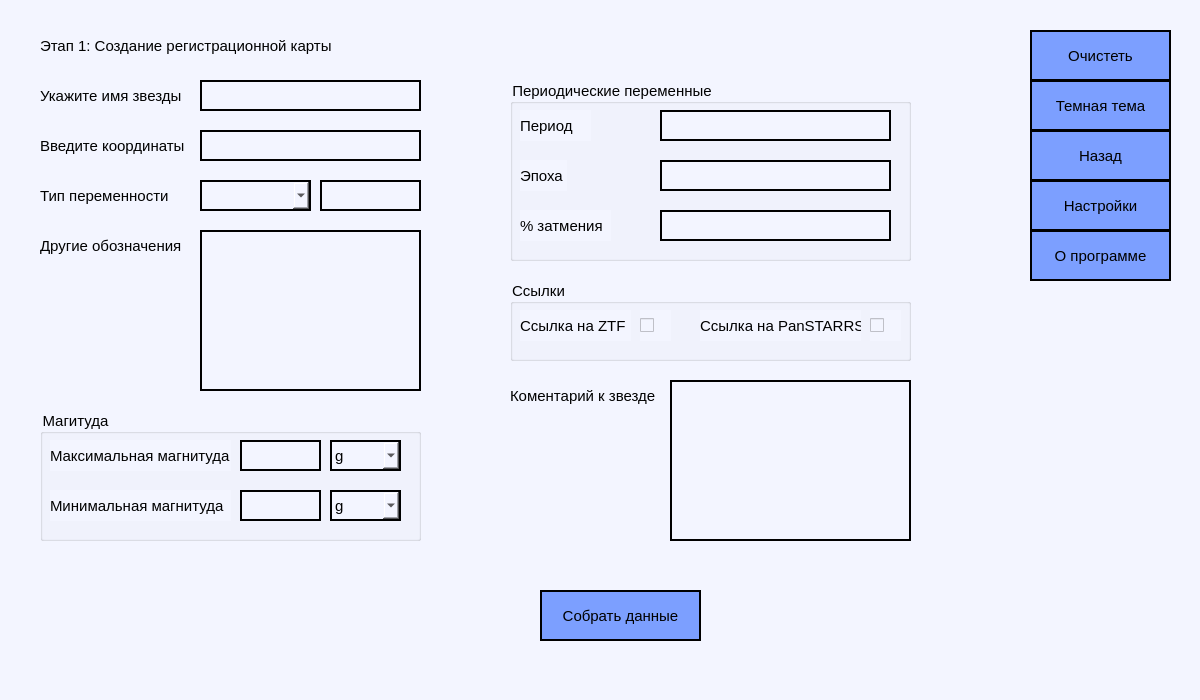
<?xml version="1.0" encoding="UTF-8"?>
<ui version="4.0">
 <class>Form</class>
 <widget class="QWidget" name="Form">
  <property name="geometry">
   <rect>
    <x>0</x>
    <y>0</y>
    <width>1200</width>
    <height>700</height>
   </rect>
  </property>
  <property name="minimumSize">
   <size>
    <width>1200</width>
    <height>700</height>
   </size>
  </property>
  <property name="windowTitle">
   <string>Form</string>
  </property>
  <property name="styleSheet">
   <string notr="true">QWidget {
	background-color: rgb(243, 245, 255);
}

QPushButton {
	border: 2px solid rgb(0, 0, 0);
	background-color: rgb(124, 159, 255);
	color: rgb(0, 0, 0);
}

QLabel {
	color: rgb(0, 0, 0)
}

QLineEdit {
	background-color: rgb(243, 245, 255);
	border: 2px solid rgb(0, 0, 0);
}

QLineEdit:hover {
	background-color: rgb(217, 222, 255);
}

QGroupBox{
	color: rgb(0, 0, 0);
	background-color: rgb(243, 245, 255);
}

QComboBox {
	border: 2px solid rgb(0, 0, 0);
	background-color: rgb(243, 245, 255);
}

QComboBox:hover {
	background-color: rgb(124, 159, 255);
}

QComboBox QAbstractItemView {
	border: 2px solid rgb(0, 0, 0);
	background-color: rgb(243, 245, 255);
	selection-background-color: rgb(217, 222, 255);
	selection-color: rgb(0, 0, 0)
}

QComboBox::drop-down:hover {
    background-color: rgb(190, 137, 255);
}

QPushButton:hover{
	background-color: rgb(190, 137, 255);
	color: rgb(0, 0,0);
}

QPushButton:pressed {
	background-color:rgb(189, 23, 87);
}

QSlider::groove:horizontal {
	border: 0px;
}
 
QSlider::sub-page:horizontal {
	background-color: rgb(11, 20, 197);
	margin-top:8px;
	margin-bottom:8px;
	border-radius: 2px;
}
 
QSlider::add-page:horizontal {
	background:  rgb(131, 0, 81);
	border: 0px solid #777;
	border-radius: 2px;
	margin-top:8px;
	margin-bottom:8px;
}
 
QSlider::handle:horizontal {
	background: rgb(124, 159, 255);
	border: 2px solid rgb(0, 0, 0);
	width: 12px;
	border-radius: 4px;
	margin-top:2px;
	margin-bottom:2px;
}
 
QSlider::handle:horizontal:hover {
	background-color: rgb(190, 137, 255)
}

QPlainTextEdit{
	background-color: rgb(243, 245, 255);
	border: 2px solid rgb(0, 0, 0);
}

QPlainTextEdit:hover{
	background-color: rgb(217, 222, 255);
}</string>
  </property>
  <widget class="QLabel" name="title">
   <property name="geometry">
    <rect>
     <x>40</x>
     <y>30</y>
     <width>311</width>
     <height>31</height>
    </rect>
   </property>
   <property name="font">
    <font>
     <pointsize>11</pointsize>
    </font>
   </property>
   <property name="text">
    <string>Этап 1: Создание регистрационной карты</string>
   </property>
  </widget>
  <widget class="QGroupBox" name="perBox">
   <property name="geometry">
    <rect>
     <x>510</x>
     <y>80</y>
     <width>401</width>
     <height>181</height>
    </rect>
   </property>
   <property name="font">
    <font>
     <pointsize>11</pointsize>
    </font>
   </property>
   <property name="title">
    <string>Периодические переменные</string>
   </property>
   <widget class="QLabel" name="per_line">
    <property name="geometry">
     <rect>
      <x>10</x>
      <y>30</y>
      <width>71</width>
      <height>31</height>
     </rect>
    </property>
    <property name="font">
     <font>
      <pointsize>11</pointsize>
     </font>
    </property>
    <property name="text">
     <string>Период</string>
    </property>
   </widget>
   <widget class="QLabel" name="Epoch_line">
    <property name="geometry">
     <rect>
      <x>10</x>
      <y>80</y>
      <width>47</width>
      <height>31</height>
     </rect>
    </property>
    <property name="font">
     <font>
      <pointsize>11</pointsize>
     </font>
    </property>
    <property name="text">
     <string>Эпоха</string>
    </property>
   </widget>
   <widget class="QLabel" name="eclipse_line">
    <property name="geometry">
     <rect>
      <x>10</x>
      <y>130</y>
      <width>91</width>
      <height>31</height>
     </rect>
    </property>
    <property name="font">
     <font>
      <pointsize>11</pointsize>
     </font>
    </property>
    <property name="text">
     <string>% затмения</string>
    </property>
   </widget>
   <widget class="QLineEdit" name="per_line_in">
    <property name="geometry">
     <rect>
      <x>150</x>
      <y>30</y>
      <width>231</width>
      <height>31</height>
     </rect>
    </property>
    <property name="font">
     <font>
      <pointsize>11</pointsize>
     </font>
    </property>
   </widget>
   <widget class="QLineEdit" name="Epoch_line_in">
    <property name="geometry">
     <rect>
      <x>150</x>
      <y>80</y>
      <width>231</width>
      <height>31</height>
     </rect>
    </property>
    <property name="font">
     <font>
      <pointsize>11</pointsize>
     </font>
    </property>
   </widget>
   <widget class="QLineEdit" name="eclipse_line_in">
    <property name="geometry">
     <rect>
      <x>150</x>
      <y>130</y>
      <width>231</width>
      <height>31</height>
     </rect>
    </property>
    <property name="font">
     <font>
      <pointsize>11</pointsize>
     </font>
    </property>
   </widget>
  </widget>
  <widget class="QGroupBox" name="magBox">
   <property name="geometry">
    <rect>
     <x>40</x>
     <y>410</y>
     <width>381</width>
     <height>131</height>
    </rect>
   </property>
   <property name="font">
    <font>
     <pointsize>11</pointsize>
    </font>
   </property>
   <property name="title">
    <string>Магитуда</string>
   </property>
   <widget class="QLabel" name="min_mag">
    <property name="geometry">
     <rect>
      <x>10</x>
      <y>80</y>
      <width>181</width>
      <height>31</height>
     </rect>
    </property>
    <property name="font">
     <font>
      <pointsize>11</pointsize>
     </font>
    </property>
    <property name="text">
     <string>Минимальная магнитуда</string>
    </property>
   </widget>
   <widget class="QLabel" name="max_mag">
    <property name="geometry">
     <rect>
      <x>10</x>
      <y>30</y>
      <width>181</width>
      <height>31</height>
     </rect>
    </property>
    <property name="font">
     <font>
      <pointsize>11</pointsize>
     </font>
    </property>
    <property name="text">
     <string>Максимальная магнитуда</string>
    </property>
   </widget>
   <widget class="QLineEdit" name="min_mag_in">
    <property name="geometry">
     <rect>
      <x>200</x>
      <y>80</y>
      <width>81</width>
      <height>31</height>
     </rect>
    </property>
    <property name="font">
     <font>
      <pointsize>11</pointsize>
     </font>
    </property>
   </widget>
   <widget class="QLineEdit" name="max_mag_in">
    <property name="geometry">
     <rect>
      <x>200</x>
      <y>30</y>
      <width>81</width>
      <height>31</height>
     </rect>
    </property>
    <property name="font">
     <font>
      <pointsize>11</pointsize>
     </font>
    </property>
   </widget>
   <widget class="QComboBox" name="min_mag_filter">
    <property name="geometry">
     <rect>
      <x>290</x>
      <y>80</y>
      <width>71</width>
      <height>31</height>
     </rect>
    </property>
    <property name="font">
     <font>
      <pointsize>11</pointsize>
     </font>
    </property>
    <item>
     <property name="text">
      <string>g</string>
     </property>
    </item>
    <item>
     <property name="text">
      <string>r</string>
     </property>
    </item>
    <item>
     <property name="text">
      <string>o</string>
     </property>
    </item>
    <item>
     <property name="text">
      <string>c</string>
     </property>
    </item>
    <item>
     <property name="text">
      <string>i</string>
     </property>
    </item>
    <item>
     <property name="text">
      <string>y</string>
     </property>
    </item>
    <item>
     <property name="text">
      <string>z</string>
     </property>
    </item>
   </widget>
   <widget class="QComboBox" name="max_mag_filter">
    <property name="geometry">
     <rect>
      <x>290</x>
      <y>30</y>
      <width>71</width>
      <height>31</height>
     </rect>
    </property>
    <property name="font">
     <font>
      <pointsize>11</pointsize>
     </font>
    </property>
    <item>
     <property name="text">
      <string>g</string>
     </property>
    </item>
    <item>
     <property name="text">
      <string>r</string>
     </property>
    </item>
    <item>
     <property name="text">
      <string>o</string>
     </property>
    </item>
    <item>
     <property name="text">
      <string>c</string>
     </property>
    </item>
    <item>
     <property name="text">
      <string>i</string>
     </property>
    </item>
    <item>
     <property name="text">
      <string>y</string>
     </property>
    </item>
    <item>
     <property name="text">
      <string>z</string>
     </property>
    </item>
   </widget>
  </widget>
  <widget class="QGroupBox" name="linkBox">
   <property name="geometry">
    <rect>
     <x>510</x>
     <y>280</y>
     <width>401</width>
     <height>81</height>
    </rect>
   </property>
   <property name="font">
    <font>
     <pointsize>11</pointsize>
    </font>
   </property>
   <property name="title">
    <string>Ссылки</string>
   </property>
   <widget class="QLabel" name="ztf_rem">
    <property name="geometry">
     <rect>
      <x>10</x>
      <y>30</y>
      <width>111</width>
      <height>31</height>
     </rect>
    </property>
    <property name="font">
     <font>
      <pointsize>11</pointsize>
     </font>
    </property>
    <property name="text">
     <string>Ссылка на ZTF</string>
    </property>
   </widget>
   <widget class="QCheckBox" name="ztf_rem_ok">
    <property name="geometry">
     <rect>
      <x>130</x>
      <y>30</y>
      <width>31</width>
      <height>31</height>
     </rect>
    </property>
    <property name="text">
     <string/>
    </property>
   </widget>
   <widget class="QLabel" name="panstarrs_rem">
    <property name="geometry">
     <rect>
      <x>190</x>
      <y>30</y>
      <width>161</width>
      <height>31</height>
     </rect>
    </property>
    <property name="font">
     <font>
      <pointsize>11</pointsize>
     </font>
    </property>
    <property name="text">
     <string>Ссылка на PanSTARRS</string>
    </property>
   </widget>
   <widget class="QCheckBox" name="panstarrs_rem_ok">
    <property name="geometry">
     <rect>
      <x>360</x>
      <y>30</y>
      <width>31</width>
      <height>31</height>
     </rect>
    </property>
    <property name="text">
     <string/>
    </property>
   </widget>
  </widget>
  <widget class="QLabel" name="comm_line">
   <property name="geometry">
    <rect>
     <x>510</x>
     <y>380</y>
     <width>151</width>
     <height>31</height>
    </rect>
   </property>
   <property name="font">
    <font>
     <pointsize>11</pointsize>
    </font>
   </property>
   <property name="text">
    <string>Коментарий к звезде</string>
   </property>
  </widget>
  <widget class="QLabel" name="star_name">
   <property name="geometry">
    <rect>
     <x>40</x>
     <y>80</y>
     <width>171</width>
     <height>31</height>
    </rect>
   </property>
   <property name="font">
    <font>
     <pointsize>11</pointsize>
    </font>
   </property>
   <property name="text">
    <string>Укажите имя звезды</string>
   </property>
  </widget>
  <widget class="QLabel" name="coor_line">
   <property name="geometry">
    <rect>
     <x>40</x>
     <y>130</y>
     <width>151</width>
     <height>31</height>
    </rect>
   </property>
   <property name="font">
    <font>
     <pointsize>11</pointsize>
    </font>
   </property>
   <property name="text">
    <string>Введите координаты</string>
   </property>
  </widget>
  <widget class="QLabel" name="type_line">
   <property name="geometry">
    <rect>
     <x>40</x>
     <y>180</y>
     <width>141</width>
     <height>31</height>
    </rect>
   </property>
   <property name="font">
    <font>
     <pointsize>11</pointsize>
    </font>
   </property>
   <property name="text">
    <string>Тип переменности</string>
   </property>
  </widget>
  <widget class="QLabel" name="oth_name">
   <property name="geometry">
    <rect>
     <x>40</x>
     <y>230</y>
     <width>151</width>
     <height>31</height>
    </rect>
   </property>
   <property name="font">
    <font>
     <pointsize>11</pointsize>
    </font>
   </property>
   <property name="text">
    <string>Другие обозначения</string>
   </property>
  </widget>
  <widget class="QLineEdit" name="star_name_in">
   <property name="geometry">
    <rect>
     <x>200</x>
     <y>80</y>
     <width>221</width>
     <height>31</height>
    </rect>
   </property>
   <property name="font">
    <font>
     <pointsize>11</pointsize>
    </font>
   </property>
  </widget>
  <widget class="QLineEdit" name="coor_line_in">
   <property name="geometry">
    <rect>
     <x>200</x>
     <y>130</y>
     <width>221</width>
     <height>31</height>
    </rect>
   </property>
   <property name="font">
    <font>
     <pointsize>11</pointsize>
    </font>
   </property>
  </widget>
  <widget class="QLineEdit" name="type_line_in_n">
   <property name="geometry">
    <rect>
     <x>320</x>
     <y>180</y>
     <width>101</width>
     <height>31</height>
    </rect>
   </property>
   <property name="font">
    <font>
     <pointsize>11</pointsize>
    </font>
   </property>
  </widget>
  <widget class="QComboBox" name="type_line_in">
   <property name="geometry">
    <rect>
     <x>200</x>
     <y>180</y>
     <width>111</width>
     <height>31</height>
    </rect>
   </property>
   <property name="font">
    <font>
     <pointsize>11</pointsize>
    </font>
   </property>
  </widget>
  <widget class="QPushButton" name="clear_btn">
   <property name="geometry">
    <rect>
     <x>1030</x>
     <y>30</y>
     <width>141</width>
     <height>51</height>
    </rect>
   </property>
   <property name="font">
    <font>
     <pointsize>11</pointsize>
    </font>
   </property>
   <property name="text">
    <string>Очистеть</string>
   </property>
  </widget>
  <widget class="QPushButton" name="dark_btn">
   <property name="geometry">
    <rect>
     <x>1030</x>
     <y>80</y>
     <width>141</width>
     <height>51</height>
    </rect>
   </property>
   <property name="font">
    <font>
     <pointsize>11</pointsize>
    </font>
   </property>
   <property name="text">
    <string>Темная тема</string>
   </property>
  </widget>
  <widget class="QPushButton" name="inf_btn">
   <property name="geometry">
    <rect>
     <x>1030</x>
     <y>230</y>
     <width>141</width>
     <height>51</height>
    </rect>
   </property>
   <property name="font">
    <font>
     <pointsize>11</pointsize>
    </font>
   </property>
   <property name="text">
    <string>О программе</string>
   </property>
  </widget>
  <widget class="QPushButton" name="settings_btn">
   <property name="geometry">
    <rect>
     <x>1030</x>
     <y>180</y>
     <width>141</width>
     <height>51</height>
    </rect>
   </property>
   <property name="font">
    <font>
     <pointsize>11</pointsize>
    </font>
   </property>
   <property name="text">
    <string>Настройки</string>
   </property>
  </widget>
  <widget class="QPushButton" name="beak_btn">
   <property name="geometry">
    <rect>
     <x>1030</x>
     <y>130</y>
     <width>141</width>
     <height>51</height>
    </rect>
   </property>
   <property name="font">
    <font>
     <pointsize>11</pointsize>
    </font>
   </property>
   <property name="text">
    <string>Назад</string>
   </property>
  </widget>
  <widget class="QPushButton" name="file_btn">
   <property name="geometry">
    <rect>
     <x>540</x>
     <y>590</y>
     <width>161</width>
     <height>51</height>
    </rect>
   </property>
   <property name="font">
    <font>
     <pointsize>11</pointsize>
    </font>
   </property>
   <property name="text">
    <string>Собрать данные</string>
   </property>
  </widget>
  <widget class="QPlainTextEdit" name="oth_name_in">
   <property name="geometry">
    <rect>
     <x>200</x>
     <y>230</y>
     <width>221</width>
     <height>161</height>
    </rect>
   </property>
   <property name="font">
    <font>
     <pointsize>11</pointsize>
    </font>
   </property>
  </widget>
  <widget class="QPlainTextEdit" name="comm_line_in">
   <property name="geometry">
    <rect>
     <x>670</x>
     <y>380</y>
     <width>241</width>
     <height>161</height>
    </rect>
   </property>
   <property name="font">
    <font>
     <pointsize>11</pointsize>
    </font>
   </property>
  </widget>
 </widget>
 <resources/>
 <connections/>
</ui>
